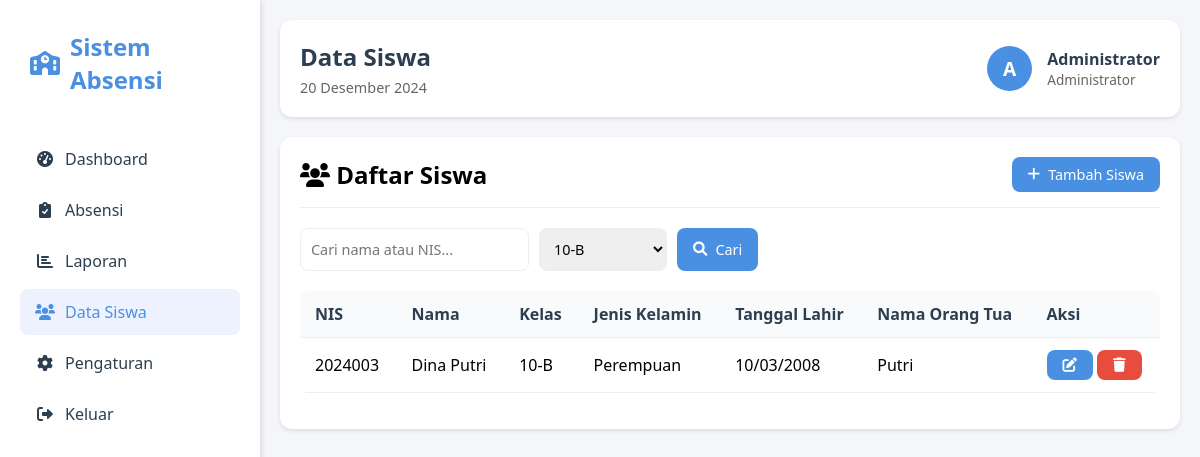
Page /student_management.php?class_filter=2 (signed in) on the committed database.
### tables this page shows
CREATE TABLE `students` (
  `id` int NOT NULL,
  `nis` varchar(20) NOT NULL,
  `name` varchar(100) NOT NULL,
  `gender` enum('L','P') NOT NULL,
  `birthdate` date NOT NULL,
  `address` text,
  `parent_name` varchar(100) DEFAULT NULL,
  `parent_phone` varchar(20) DEFAULT NULL,
  `class_id` int DEFAULT NULL,
  `status` enum('active','inactive') DEFAULT 'active'
);

CREATE TABLE `classes` (
  `id` int NOT NULL,
  `class_name` varchar(50) NOT NULL,
  `grade_level` varchar(20) NOT NULL,
  `academic_year` varchar(20) NOT NULL
);

### db.php (called while the page is built, shortened)
<?php
function isAdmin() {
    return isset($_SESSION['role']) && $_SESSION['role'] === 'admin';
}
function formatDate($date) {
    $months = [
        'Januari', 'Februari', 'Maret', 'April', 'Mei', 'Juni',
        'Juli', 'Agustus', 'September', 'Oktober', 'November', 'Desember'
    ];
    $timestamp = strtotime($date);
    $day = date('j', $timestamp);
    $month = $months[date('n', $timestamp) - 1];
    $year = date('Y', $timestamp);
    return "$day $month $year";
}

### student_management.php (the view, shortened to what this page needs)
<?php
require_once 'db.php';
$userName = $_SESSION['name'];
$userRole = $_SESSION['role'];
$today = date('Y-m-d');
$stmt = $pdo->query("SELECT id, class_name FROM classes ORDER BY class_name");
$classes = $stmt->fetchAll();
$search = $_GET['search'] ?? '';
$class_filter = $_GET['class_filter'] ?? '';
$sql = "SELECT s.*, c.class_name
        FROM students s
        LEFT JOIN classes c ON s.class_id = c.id
        WHERE s.status = 'active'";
$params = [];
if (!empty($class_filter)) {
    $sql .= " AND s.class_id = ?";
    $params[] = $class_filter;
}
$sql .= " ORDER BY s.name";
$stmt = $pdo->prepare($sql);
$stmt->execute($params);
$students = $stmt->fetchAll();
?>
<!DOCTYPE html>
<html lang="en">
<head>
    <link href="https://cdnjs.cloudflare.com/ajax/libs/font-awesome/6.0.0/css/all.min.css" rel="stylesheet">
</head>
<body>
    <div class="sidebar">
        <div class="logo">
            <i class="fas fa-school"></i>
            <span>Sistem Absensi</span>
        </div>
        <ul class="nav-menu">
            <li class="nav-item">
                <a href="dashboard.php" class="nav-link">
                    <i class="fas fa-tachometer-alt"></i>
                    <span>Dashboard</span>
                </a>
            </li>
            <li class="nav-item">
                <a href="attendance.php" class="nav-link">
                    <i class="fas fa-clipboard-check"></i>
                    <span>Absensi</span>
                </a>
            </li>
            <li class="nav-item">
                <a href="report.php" class="nav-link">
                    <i class="fas fa-chart-bar"></i>
                    <span>Laporan</span>
                </a>
            </li>
            <?php if (isAdmin()): ?>
            <li class="nav-item">
                <a href="student_management.php" class="nav-link active">
                    <i class="fas fa-users"></i>
                    <span>Data Siswa</span>
                </a>
            </li>
            <li class="nav-item">
                <a href="user_settings.php" class="nav-link">
                    <i class="fas fa-cog"></i>
                    <span>Pengaturan</span>
                </a>
            </li>
            <?php endif; ?>
            <li class="nav-item">
                <a href="logout.php" class="nav-link">
                    <i class="fas fa-sign-out-alt"></i>
                    <span>Keluar</span>
                </a>
            </li>
        </ul>
    </div>
    <div class="main-content">
        <div class="header">
            <div class="header-left">
                <h1>Data Siswa</h1>
                <p><?php echo formatDate($today); ?></p>
            </div>
            <div class="user-info">
                <div class="user-avatar">
                    <?php echo strtoupper(substr($userName, 0, 1)); ?>
                </div>
                <div class="user-details">
                    <h3><?php echo htmlspecialchars($userName); ?></h3>
                    <p><?php echo $userRole === 'admin' ? 'Administrator' : 'Guru'; ?></p>
                </div>
            </div>
        </div>
        <div class="panel">
            <div class="panel-header">
                <h2><i class="fas fa-users"></i> Daftar Siswa</h2>
                <button class="btn btn-primary" onclick="showAddModal()">
                    <i class="fas fa-plus"></i> Tambah Siswa
                </button>
            </div>
            <div class="search-filters">
                <input type="text" class="form-control" id="search" placeholder="Cari nama atau NIS..."
                       value="<?php echo htmlspecialchars($search); ?>">
                <select class="form-control" id="class_filter">
                    <?php foreach ($classes as $class): ?>
                        <option value="<?php echo $class['id']; ?>"
                                <?php echo $class_filter == $class['id'] ? 'selected' : ''; ?>>
                            <?php echo htmlspecialchars($class['class_name']); ?>
                        </option>
                    <?php endforeach; ?>
                </select>
                <button class="btn btn-primary" onclick="applyFilters()">
                    <i class="fas fa-search"></i> Cari
                </button>
            </div>
            <div class="table-container">
                <table>
                    <thead>
                        <tr>
                            <th>NIS</th>
                            <th>Nama</th>
                            <th>Kelas</th>
                            <th>Jenis Kelamin</th>
                            <th>Tanggal Lahir</th>
                            <th>Nama Orang Tua</th>
                            <th>Aksi</th>
                        </tr>
                    </thead>
                    <tbody>
                        <?php foreach ($students as $student): ?>
                            <tr>
                                <td><?php echo htmlspecialchars($student['nis']); ?></td>
                                <td><?php echo htmlspecialchars($student['name']); ?></td>
                                <td><?php echo htmlspecialchars($student['class_name'] ?? '-'); ?></td>
                                <td><?php echo $student['gender'] === 'L' ? 'Laki-laki' : 'Perempuan'; ?></td>
                                <td><?php echo date('d/m/Y', strtotime($student['birthdate'])); ?></td>
                                <td><?php echo htmlspecialchars($student['parent_name']); ?></td>
                                <td class="actions">
                                    <button class="btn btn-primary" onclick="editStudent(<?php echo htmlspecialchars(json_encode($student)); ?>)">
                                        <i class="fas fa-edit"></i>
                                    </button>
                                    <button class="btn btn-danger" onclick="deleteStudent(<?php echo $student['id']; ?>)">
                                        <i class="fas fa-trash"></i>
                                    </button>
                                </td>
                            </tr>
                        <?php endforeach; ?>
                    </tbody>
                </table>
            </div>
        </div>
    </div>
</body>
</html>

### student_management.php (style rules this page uses)
:root { --primary-color: #4a90e2; --secondary-color: #f5f6fa; --success-color: #2ecc71; --warning-color: #f1c40f; --danger-color: #e74c3c; --info-color: #3498db; --text-color: #2c3e50; }
* { margin: 0; padding: 0; box-sizing: border-box; font-family: 'Segoe UI', Tahoma, Geneva, Verdana, sans-serif; }
body { background-color: var(--secondary-color); min-height: 100vh; display: flex; }
.sidebar { width: 260px; background: white; box-shadow: 2px 0 5px rgba(0,0,0,0.1); padding: 20px; position: fixed; height: 100vh; overflow-y: auto; }
.logo { display: flex; align-items: center; gap: 10px; font-size: 1.5rem; font-weight: bold; color: var(--primary-color); margin-bottom: 30px; padding: 10px; }
.nav-menu { list-style: none; }
.nav-item { margin-bottom: 5px; }
.nav-link { display: flex; align-items: center; gap: 10px; padding: 12px 15px; text-decoration: none; color: var(--text-color); border-radius: 8px; transition: all 0.3s ease; }
.nav-link:hover, .nav-link.active { background-color: #eef2ff; color: var(--primary-color); }
.nav-link i { width: 20px; text-align: center; }
.main-content { flex: 1; margin-left: 260px; padding: 20px; }
.header { background: white; padding: 20px; border-radius: 12px; box-shadow: 0 2px 4px rgba(0,0,0,0.1); margin-bottom: 20px; display: flex; justify-content: space-between; align-items: center; }
.header-left h1 { font-size: 1.5rem; color: var(--text-color); margin-bottom: 5px; }
.header-left p { color: #666; font-size: 0.9rem; }
.user-info { display: flex; align-items: center; gap: 15px; }
.user-avatar { width: 45px; height: 45px; background: var(--primary-color); border-radius: 50%; display: flex; align-items: center; justify-content: center; color: white; font-weight: bold; font-size: 1.2rem; }
.user-details h3 { font-size: 1rem; color: var(--text-color); }
.user-details p { font-size: 0.85rem; color: #666; }
.panel { background: white; border-radius: 12px; padding: 20px; box-shadow: 0 2px 4px rgba(0,0,0,0.1); margin-bottom: 20px; }
.panel-header { display: flex; justify-content: space-between; align-items: center; margin-bottom: 20px; padding-bottom: 15px; border-bottom: 1px solid #eee; }
.search-filters { display: flex; gap: 10px; margin-bottom: 20px; }
.form-control { padding: 10px; border: 1px solid #eee; border-radius: 8px; font-size: 0.9rem; transition: all 0.3s ease; }
.table-container { overflow-x: auto; }
table { width: 100%; border-collapse: collapse; margin-bottom: 1rem; background-color: white; border-radius: 8px; overflow: hidden; }
th, td { padding: 12px 15px; text-align: left; border-bottom: 1px solid #eee; }
th { background-color: #f8fafc; font-weight: 600; color: var(--text-color); }
.btn { padding: 8px 16px; border: none; border-radius: 8px; cursor: pointer; font-size: 0.9rem; display: inline-flex; align-items: center; gap: 8px; transition: all 0.3s ease; }
.btn-primary { background-color: var(--primary-color); color: white; }
.btn-danger { background-color: var(--danger-color); color: white; }

### rows in the picture
students: nis "2024003", name "Dina Putri", class.class_name "10-B", gender "Perempuan", birthdate "10/03/2008", parent_name "Putri"

### other values in the picture
substr($userName, 0, 1) "A"
$userName "Administrator"
form field value "10-B"
